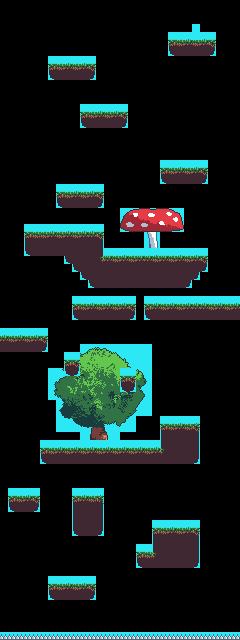

A level layout from a 2D game, rendered from its tile map. Below: a short description, then the map file with tile-grid data replaced by summaries:
An orthogonal 30x80 tile map with 8x8 px tiles, 2 tile layers (Background, World) and 4 objects (2x Enemy Stop, Player Start, Slime Spawn).

<map version="1.5" tiledversion="1.7.0" orientation="orthogonal" renderorder="right-down" width="30" height="80" tilewidth="8" tileheight="8" infinite="0" nextlayerid="4" nextobjectid="6">
 <editorsettings>
  <export target="1-5.json" format="json" />
 </editorsettings>
 <tileset firstgid="1" source="tilemap.tsx" />
 <layer id="2" name="Background" width="30" height="80">
  <data>[2400 cells, 173 non-empty, 173 distinct tile ids]</data>
 </layer>
 <layer id="1" name="World" width="30" height="80">
  <data>[2400 cells, 498 non-empty, 27 distinct tile ids]</data>
 </layer>
 <objectgroup id="3" name="Points">
  <object id="1" type="Player Start" x="64" y="576">
   <point />
  </object>
  <object id="3" type="Slime Spawn" x="120" y="248">
   <point />
  </object>
  <object id="4" type="Enemy Stop" x="176" y="248">
   <point />
  </object>
  <object id="5" type="Enemy Stop" x="176" y="248">
   <point />
  </object>
 </objectgroup>
</map>